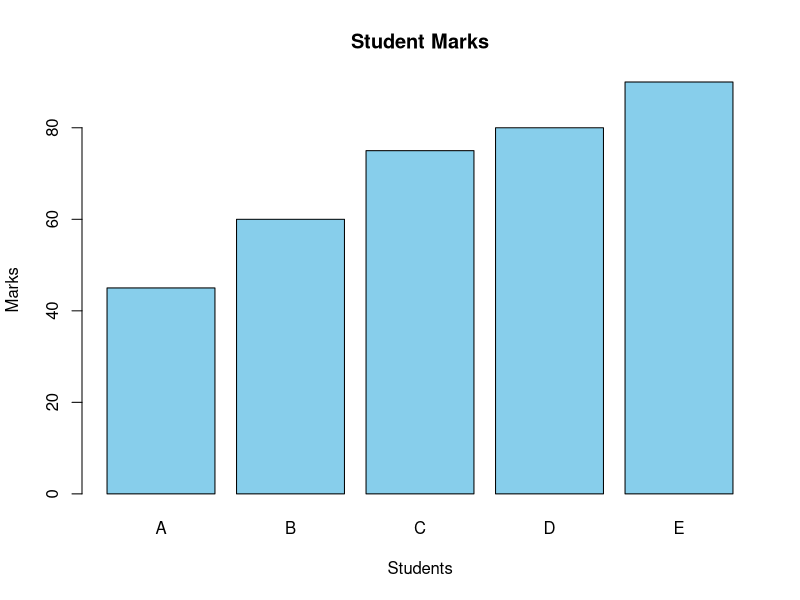
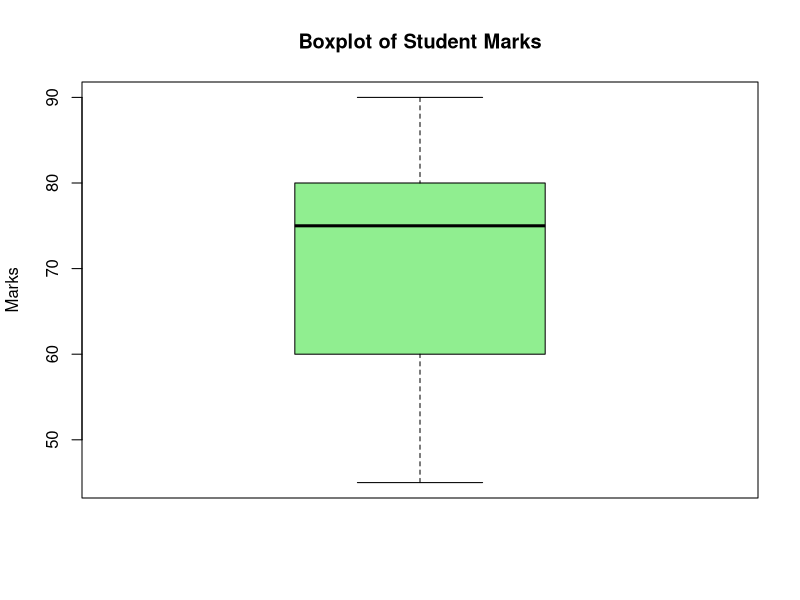

Recreate these plots in R, in order.
students <- c("A", "B", "C", "D", "E")
marks <- c(45, 60, 75, 80, 90)

data <- data.frame(students, marks)

print(data)

barplot(marks,
        names.arg = students,
        main = "Student Marks",
        xlab = "Students",
        ylab = "Marks",
        col = "skyblue",
        border = "black")


boxplot(marks,
        main = "Boxplot of Student Marks",
        ylab = "Marks",
        col = "lightgreen",
        border = "black")
